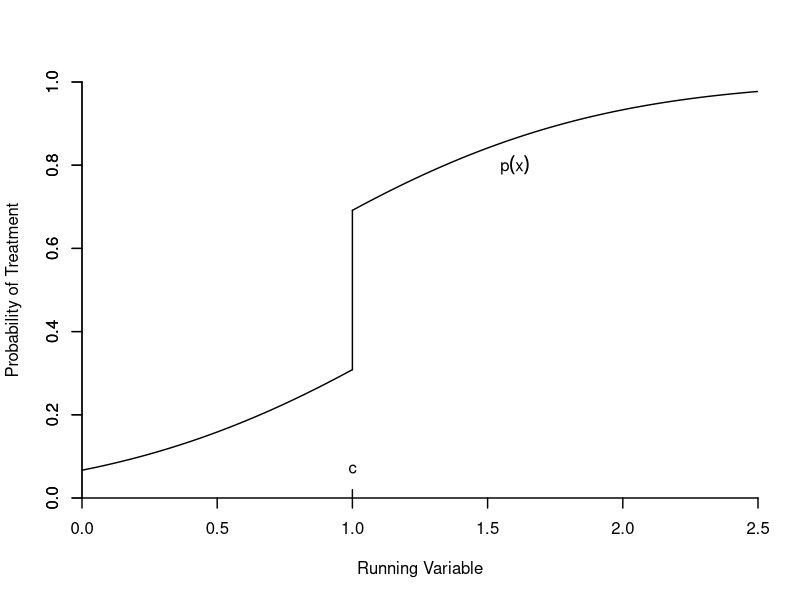
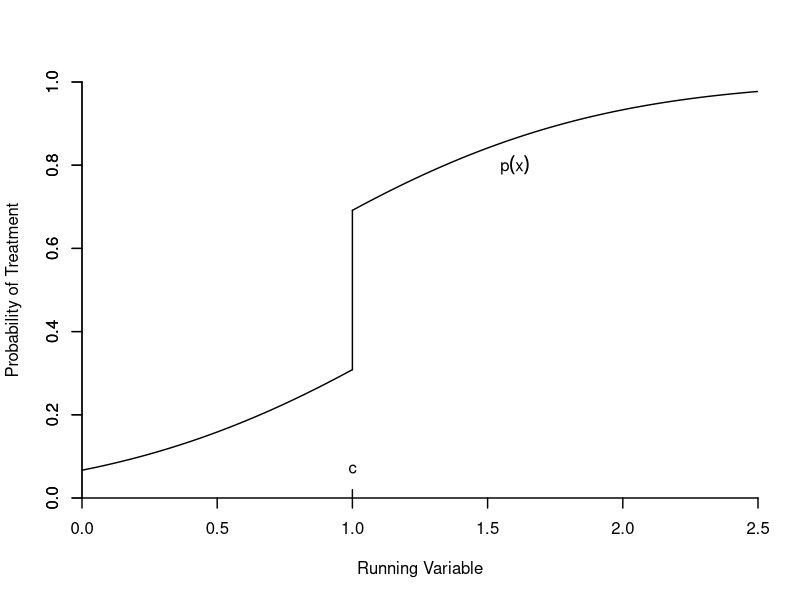
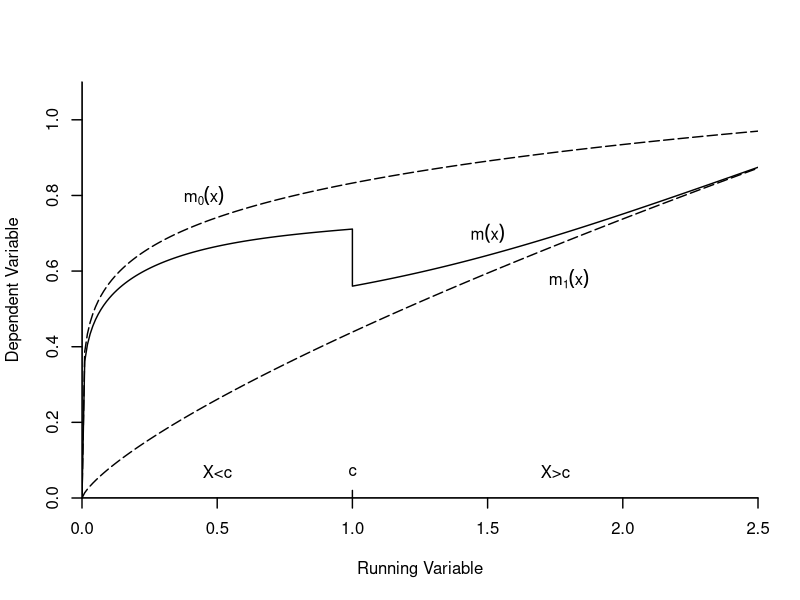
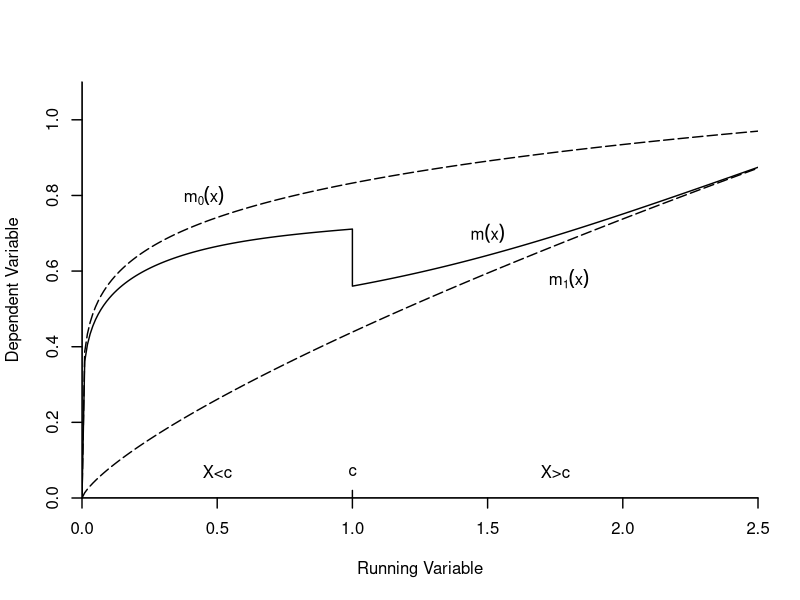

Reproduce these figures in R, in order.
#####################################
### This file generates Figure 21.3
### Regression Discontinuity Design
#####################################


# Figure 21.3a
c <- 1
a <- 1.5
b <- .5
x1 <- as.matrix(seq(0,c,by=0.01))
x2 <- as.matrix(seq(c,2.5,by=0.01))
x <- rbind(x1,x2)
f1 <- pnorm(x1-a)
f2 <- pnorm(x2-b)

wd <- 1.4

pdf("HANSEN21-3a.pdf",family="Helvetica",colormodel='cmyk',width=4.5,height=4.5)
plot(x1,f1,type="l",lty=1,xaxs="i",yaxs="i",ylab="Probability of Treatment",xlab="Running Variable",xlim=c(0,2.5),ylim=c(0,1),xaxt="n",lwd=wd,bty="n") 
axis(side=1,lwd=wd)
axis(side=2,lwd=wd)
lines(x2,f2,lwd=wd)
lines(c(c,c),c(pnorm(c-a),pnorm(c-b)),lwd=wd)
lines(c(1,1),c(0,.02),lwd=wd)
text(1,.07,"c")
text(1.6,.8,expression(p(x)))
dev.off()

postscript("HANSEN21-3a.eps",paper="special",width=4.5,height=4.5,horizontal=FALSE,onefile=FALSE,family="Helvetica",colormodel='cmyk')
plot(x1,f1,type="l",lty=1,xaxs="i",yaxs="i",ylab="Probability of Treatment",xlab="Running Variable",xlim=c(0,2.5),ylim=c(0,1),xaxt="n",lwd=wd,bty="n") 
axis(side=1,lwd=wd)
axis(side=2,lwd=wd)
lines(x2,f2,lwd=wd)
lines(c(c,c),c(pnorm(c-a),pnorm(c-b)),lwd=wd)
lines(c(1,1),c(0,.02),lwd=wd)
text(1,.07,"c")
text(1.6,.8,expression(p(x)))
dev.off()


# Figure 21.3b

m0 <- (x/3)^(1/6)
m1 <- (x/3)^.75
f <- rbind(f1,f2)
m <- f*m1 + (1-f)*m0

pdf("HANSEN21-3b.pdf",family="Helvetica",colormodel='cmyk',width=4.5,height=4.5)
plot(x,m0,type="l",lty=5,xaxs="i",yaxs="i",ylab="Dependent Variable",xlab="Running Variable",bty="n",xlim=c(0,2.5),ylim=c(0,1.1),yaxt="n",xaxt="n",lwd=wd,bty="n")
axis(side=1,lwd=wd)
axis(side=2,seq(0,1.2,.2),lwd=wd)
lines(x,m1,lty=5,lwd=wd)
lines(x,m,lwd=wd)
abline(h=0,lwd=wd)
abline(v=0,lwd=wd)
lines(c(1,1),c(0,.02),lwd=wd)
text(1,.07,"c")
text(1.75,.07,"X>c")
text(0.5,.07,"X<c")
text(1.8,.58,expression(m[1](x)))
text(.45,.8,expression(m[0](x)))
text(1.5,.7,expression(m(x)))
dev.off()

postscript("HANSEN21-3b.eps",paper="special",width=4.5,height=4.5,horizontal=FALSE,onefile=FALSE,family="Helvetica",colormodel='cmyk')
plot(x,m0,type="l",lty=5,xaxs="i",yaxs="i",ylab="Dependent Variable",xlab="Running Variable",bty="n",xlim=c(0,2.5),ylim=c(0,1.1),yaxt="n",xaxt="n",lwd=wd,bty="n")
axis(side=1,lwd=wd)
axis(side=2,seq(0,1.2,.2),lwd=wd)
lines(x,m1,lty=5,lwd=wd)
lines(x,m,lwd=wd)
abline(h=0,lwd=wd)
abline(v=0,lwd=wd)
lines(c(1,1),c(0,.02),lwd=wd)
text(1,.07,"c")
text(1.75,.07,"X>c")
text(0.5,.07,"X<c")
text(1.8,.58,expression(m[1](x)))
text(.45,.8,expression(m[0](x)))
text(1.5,.7,expression(m(x)))
dev.off()
